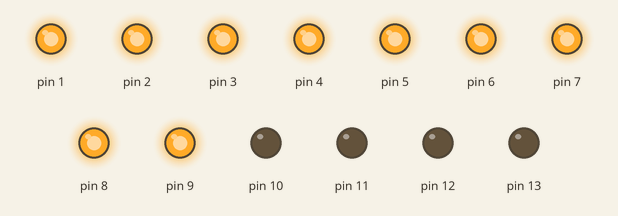
Recording of a sketch running on a simulated Arduino Uno, built with avr-gcc and run on an emulated ATmega328P. On the bench: output pins drawn as LEDs (lit = HIGH).

Above: at 0.1 s.
Timing chart, 0 to 1.6 s (numbered marks = the images above):
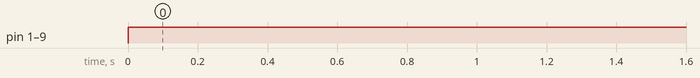

The sketch:

test_all_port.ino
```cpp
void setup() {
  // put your setup code here, to run once:
  pinMode(1, OUTPUT);
  pinMode(2, OUTPUT);
  pinMode(3, OUTPUT);
  pinMode(4, OUTPUT);
  pinMode(5, OUTPUT);
  pinMode(6, OUTPUT);
  pinMode(7, OUTPUT);
  pinMode(8, OUTPUT);
  pinMode(9, OUTPUT);
  pinMode(10, OUTPUT);
  pinMode(11, OUTPUT);
  pinMode(12, OUTPUT);
  pinMode(13, OUTPUT);
}

void loop() {
  // Show a "S"
  int i;
  for(i=1; i<=9; i++){
    digitalWrite(i, HIGH);
  }


}
```

Measured:
- by itself, pin 1–9: LOW → HIGH at 0.00 s
